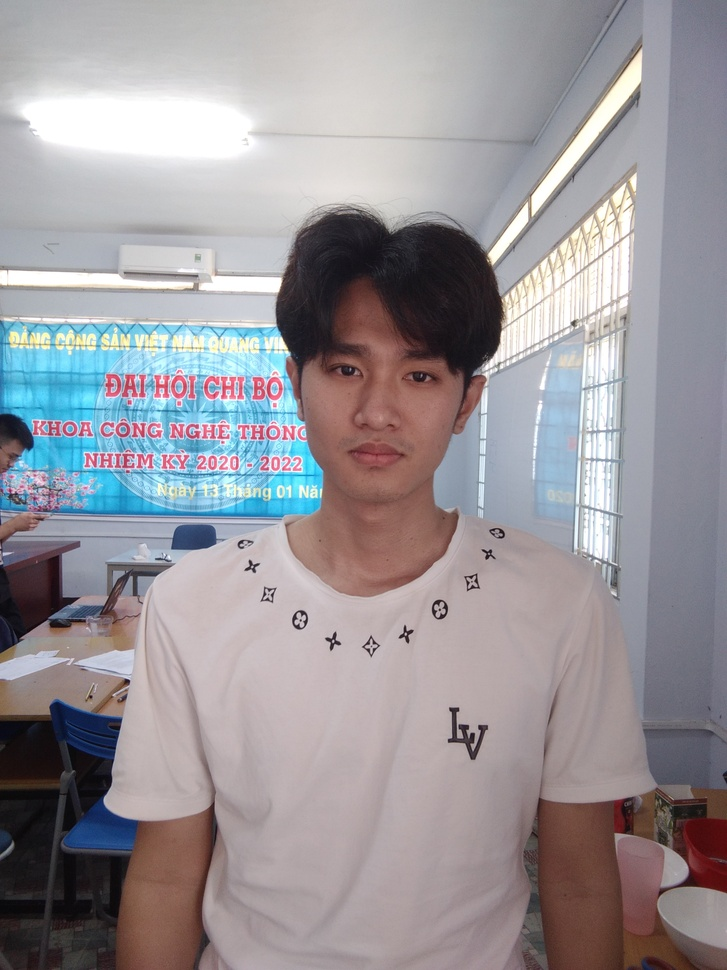
#> input picture training/16130313/1027010.jpg, 727 x 970 px, shrunk from 1944 x 2592 before the run; its folder holds only this picture in this run
$ python lbph.py
#> lines starting #> are read from the running program, lines starting #| are printed output that depends on the picture
import numpy as np
import cv2
import os

# creating database
database = ["Sang", "Kiet"]
def face_detection(image):
    image_gray = cv2.cvtColor(image, cv2.COLOR_BGR2GRAY)
    haar_classifier = cv2.CascadeClassifier('haarcascade_frontalface_default.xml')
    face = haar_classifier.detectMultiScale(image_gray, scaleFactor=1.3, minNeighbors=7)
    (x,y,w,h) = face[0]
    return image_gray[y:y+w, x:x+h], face[0]

def prepare_data(data_path):
#> called with data_path = 'training'
    folders = os.listdir(data_path)
    labels = []
    faces = []
    for folder in folders:
        label = int(folder)
        training_images_path = data_path + "/" + folder
        for image in os.listdir(training_images_path):
            image_path = training_images_path + '/' + image
            training_image = cv2.imread(image_path)
#> training_image is the input picture: shape (970, 727, 3); mean B, G, R 154.3, 150, 154.3
            face, bounding_box = face_detection(training_image)
#> in face_detection, `image_gray = cv2.cvtColor(image, cv2.COLOR_BGR2GRAY)`:
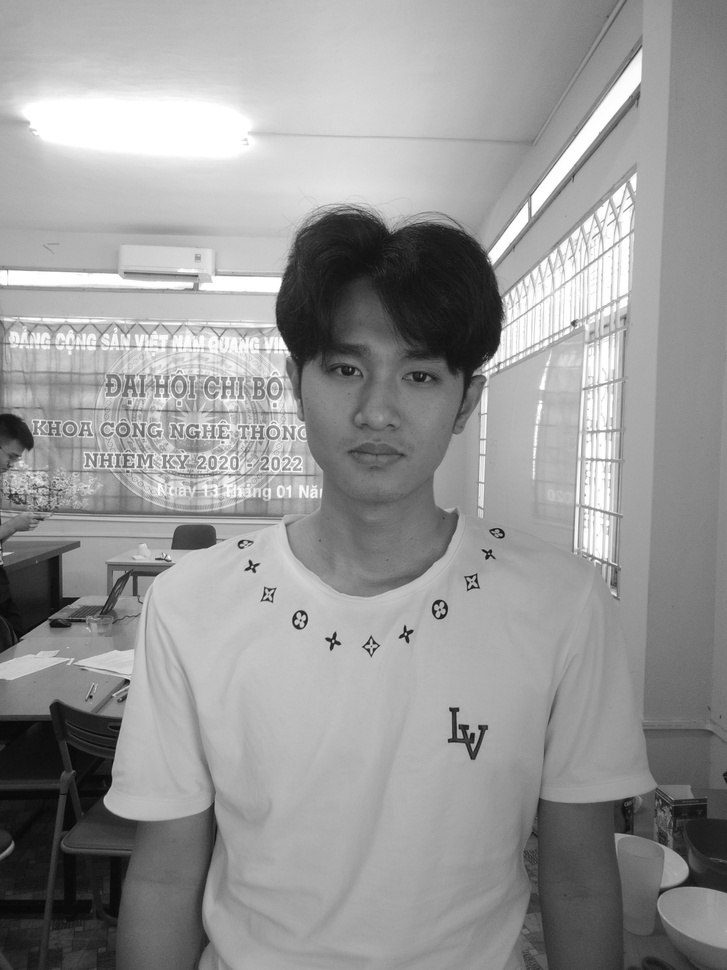
#> image_gray: shape (970, 727); min 5, max 255, mean 151.8
#> in face_detection, `face = haar_classifier.detectMultiScale(image_gray, scaleFactor=1.3, m..`: face = [[274, 291, 214, 214]]
#> in face_detection, `(x,y,w,h) = face[0]`: x = 274; y = 291; w = 214
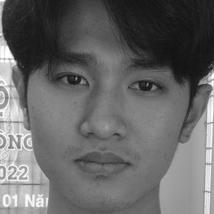
#> face: shape (214, 214); min 16, max 255, mean 102.5
#> bounding_box = [274, 291, 214, 214]
            faces.append(face)
            labels.append(label)
#> pass 2 of the loop in prepare_data, `for folder in folders:`:
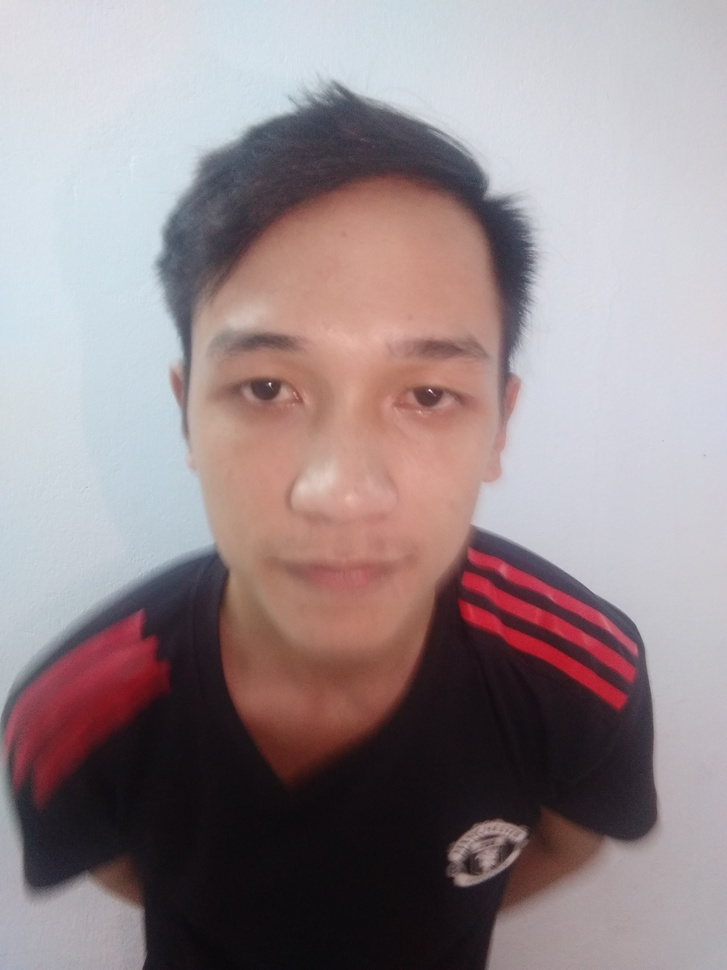
#> input picture training/16130324/2120561.jpg, 727 x 970 px, shrunk from 1944 x 2592 before the run
#> in prepare_data, training_image is the input picture: shape (970, 727, 3); mean B, G, R 139.5, 136.6, 150.4
#> in face_detection (call 2), `image_gray = cv2.cvtColor(image, cv2.COLOR_BGR2GRAY)`:
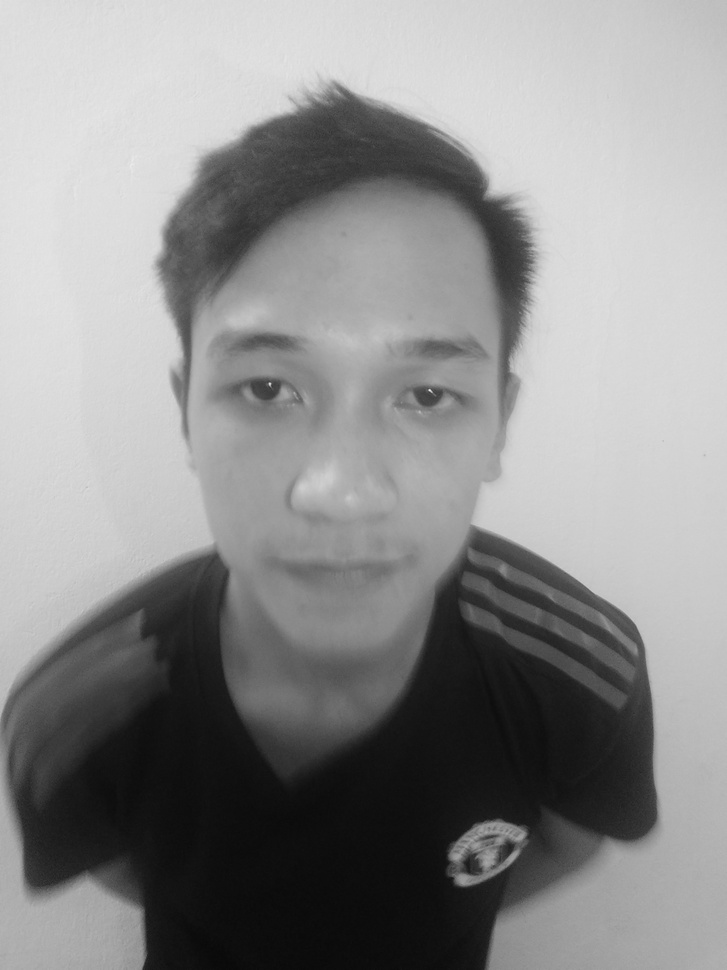
#> image_gray: shape (970, 727); min 9, max 237, mean 141
#> in face_detection (call 2), `face = haar_classifier.detectMultiScale(image_gray, scaleFactor=1.3, m..`: face = [[134, 229, 430, 430]]
#> x = 134; y = 229; w = 430
#> in prepare_data, `face, bounding_box = face_detection(training_image)`:
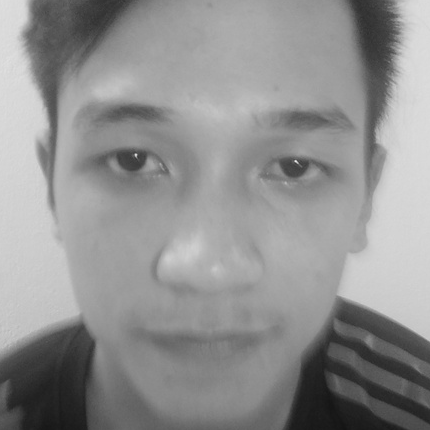
#> face: shape (430, 430); min 19, max 237, mean 144.7
#> bounding_box = [134, 229, 430, 430]
    return faces, labels

faces, labels = prepare_data('training')
#> faces = 2 items; labels = [16130313, 16130324]
print('Total faces = ', faces)
#> (printed output is left out)
print('Total labels = ', labels)
#| Total labels =  [16130313, 16130324]

recognizer = cv2.face.LBPHFaceRecognizer_create()
recognizer.train(faces, np.array(labels))
recognizer.write('trainer.yml')

# [22 lines of commented-out code are left out]
